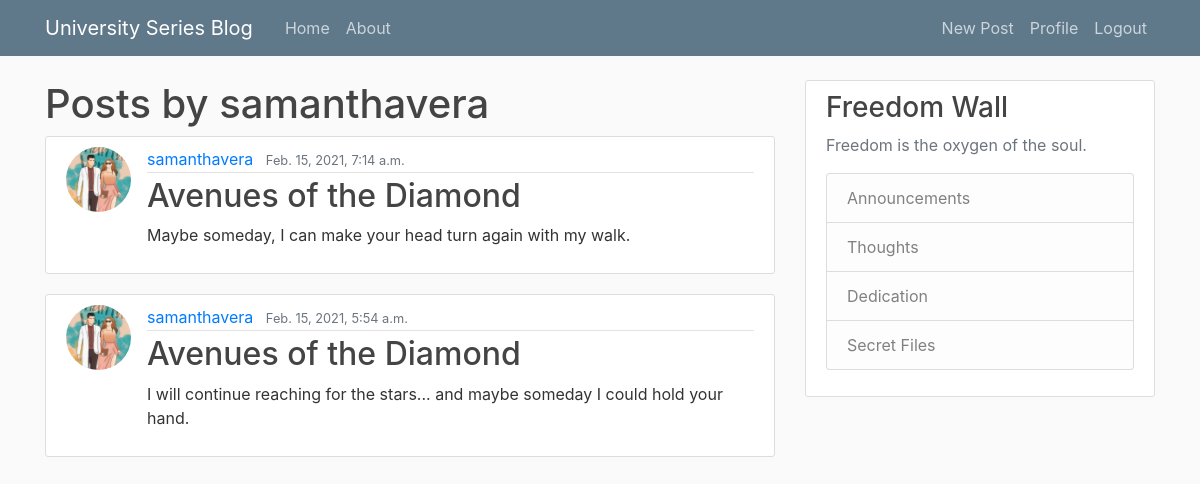
Page /user/samanthavera (signed in) on the committed database.
### blog/models.py (models this page shows, shortened)
class Post(models.Model):
    title = models.CharField(max_length=100)
    content = models.TextField()
    date_posted = models.DateTimeField(default=timezone.now)
    author = models.ForeignKey(User, on_delete=models.CASCADE)

### users/models.py (models this page shows, shortened)
class Profile(models.Model):
    user = models.OneToOneField(User, on_delete=models.CASCADE)
    image = models.ImageField(default='default.jpg', upload_to='profile_pics')

### blog/views.py (the view)
# urls.py: path('user/<str:username>', UserPostListView.as_view(), name='user-posts'),
class UserPostListView(ListView):
    model = Post
    template_name = 'blog/user_posts.html'  # <app>/<model>_<viewtype>.html
    context_object_name = 'posts'
    ordering = ['-date_posted']
    def get_queryset(self):
        user = get_object_or_404(User, username=self.kwargs.get('username'))
        return Post.objects.filter(author=user).order_by('-date_posted')

### blog/templates/blog/user_posts.html
{% extends "blog/base.html" %}
{% block content %}
    <h1 class=mb-3">Posts by {{ view.kwargs.username }}</h1>
    {% for post in posts %}
        <article class="media content-section">
          <img class="rounded-circle article-img" src="{{ post.author.profile.image.url }}">
          <div class="media-body">
            <div class="article-metadata">
              <a class="mr-2" href="{% url 'user-posts' post.author.username %}">{{ post.author }}</a>
              <small class="text-muted">{{ post.date_posted }}</small>
            </div>
            <h2><a class="article-title" href="{% url 'post-detail' post.id %}">{{ post.title }}</a></h2>
            <p class="article-content">{{ post.content }}</p>
          </div>
        </article>
    {% endfor %}
{% endblock content %}

### blog/static/blog/main.css (style rules this page uses)
body { background: #fafafa; color: #333333; margin-top: 5rem; }
h1, h2, h3, h4, h5, h6 { color: #444444; }
.content-section { background: #ffffff; padding: 10px 20px; border: 1px solid #dddddd; border-radius: 3px; margin-bottom: 20px; }
.article-title { color: #444444; }
.article-content { white-space: pre-line; }
.article-img { height: 65px; width: 65px; margin-right: 16px; }
.article-metadata { padding-bottom: 1px; margin-bottom: 4px; border-bottom: 1px solid #e3e3e3 }

### rows in the picture
Post: author.profile.image (picture), author "samanthavera", date_posted "Feb. 15, 2021, 7:14 a.m.", title "Avenues of the Diamond", content "Maybe someday, I can make your head turn again with my walk."
Post: author.profile.image (picture), author "samanthavera", date_posted "Feb. 15, 2021, 5:54 a.m.", title "Avenues of the Diamond", content "I will continue reaching for the stars... and maybe someday I could hold your hand."

### other values in the picture
{{ view.kwargs.username }} "samanthavera"
